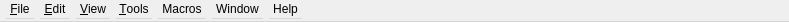
<?xml version="1.0" encoding="UTF-8"?>
<ui version="4.0">
 <class>GlobalMenuBar</class>
  <widget class="QMenuBar" name="GlobalMenuBar">
   <property name="geometry">
    <rect>
     <x>0</x>
     <y>0</y>
     <width>789</width>
     <height>22</height>
    </rect>
   </property>
   <widget class="QMenu" name="menuFile">
    <property name="title">
     <string>&amp;File</string>
    </property>
    <widget class="RecentFilesMenu" name="menuRecentFiles">
     <property name="title">
      <string>Open Recent</string>
     </property>
    </widget>
    <addaction name="openAction"/>
    <addaction name="remoteAction"/>
    <addaction name="menuRecentFiles"/>
    <addaction name="separator"/>
    <addaction name="saveAsAction"/>
    <addaction name="separator"/>
    <addaction name="saveCorpus"/>
    <addaction name="xmlExportAction"/>
    <addaction name="pdfExportAction"/>
    <addaction name="printAction"/>
    <addaction name="separator"/>
    <addaction name="quitAction"/>
   </widget>
   <widget class="QMenu" name="menuEdit">
    <property name="title">
     <string>&amp;Edit</string>
    </property>
    <addaction name="focusFilterAction"/>
    <addaction name="focusHighlightAction"/>
    <addaction name="separator"/>
    <addaction name="globalCopyAction"/>
    <addaction name="globalCutAction"/>
    <addaction name="globalPasteAction"/>
    <addaction name="separator"/>
    <addaction name="preferencesAction"/>
   </widget>
   <widget class="QMenu" name="menuView">
    <property name="title">
     <string>&amp;View</string>
    </property>
    <addaction name="previousAction"/>
    <addaction name="nextAction"/>
    <addaction name="separator"/>
    <addaction name="fitAction"/>
    <addaction name="zoomInAction"/>
    <addaction name="zoomOutAction"/>
    <addaction name="separator"/>
    <addaction name="previousTreeNodeAction"/>
    <addaction name="nextTreeNodeAction"/>
    <addaction name="separator"/>
    <addaction name="inspectorAction"/>
    <addaction name="toolbarAction"/>
    <addaction name="separator"/>
    <addaction name="toggleFullScreenAction"/>
   </widget>
   <widget class="QMenu" name="menuTools">
    <property name="title">
     <string>&amp;Tools</string>
    </property>
    <widget class="QMenu" name="menuConvertCorpus">
     <property name="title">
      <string>Convert corpus</string>
     </property>
     <addaction name="convertDirectoryCorpusAction"/>
     <addaction name="convertCompactCorpusAction"/>
    </widget>
    <addaction name="webserviceAction"/>
    <addaction name="menuConvertCorpus"/>
    <addaction name="separator"/>
    <addaction name="clearHistoryAction"/>
    <addaction name="separator"/>
    <addaction name="checkForUpdatesAction"/>
   </widget>
   <widget class="QMenu" name="menuHelp">
    <property name="title">
     <string>Help</string>
    </property>
    <addaction name="helpAction"/>
    <addaction name="cookbookAction"/>
    <addaction name="aboutAction"/>
   </widget>
   <widget class="DactMacrosMenu" name="menuMacros">
    <property name="title">
     <string>Macros</string>
    </property>
    <addaction name="separator"/>
    <addaction name="loadMacrosAction"/>
   </widget>
   <widget class="QMenu" name="menuWindow">
    <property name="title">
     <string>Window</string>
    </property>
    <addaction name="minimizeAction"/>
   </widget>
   <addaction name="menuFile"/>
   <addaction name="menuEdit"/>
   <addaction name="menuView"/>
   <addaction name="menuTools"/>
   <addaction name="menuMacros"/>
   <addaction name="menuWindow"/>
   <addaction name="menuHelp"/>
  <action name="quitAction">
   <property name="text">
    <string>&amp;Quit</string>
   </property>
   <property name="shortcut">
    <string>Ctrl+Q</string>
   </property>
   <property name="iconVisibleInMenu">
    <bool>false</bool>
   </property>
  </action>
  <action name="fitAction">
   <property name="icon">
    <iconset resource="../resources/dact.qrc">
     <normaloff>:/icons/viewmagfit.png</normaloff>:/icons/viewmagfit.png</iconset>
   </property>
   <property name="text">
    <string>Fit</string>
   </property>
   <property name="toolTip">
    <string>Fit tree to tree view (Ctrl+0)</string>
   </property>
   <property name="shortcut">
    <string>Ctrl+0</string>
   </property>
   <property name="iconVisibleInMenu">
    <bool>false</bool>
   </property>
  </action>
  <action name="zoomInAction">
   <property name="icon">
    <iconset resource="../resources/dact.qrc">
     <normaloff>:/icons/viewmag+.png</normaloff>:/icons/viewmag+.png</iconset>
   </property>
   <property name="text">
    <string>Zoom in</string>
   </property>
   <property name="toolTip">
    <string>Zoom in on tree (Ctrl+=)</string>
   </property>
   <property name="shortcut">
    <string>Ctrl+=</string>
   </property>
   <property name="iconVisibleInMenu">
    <bool>false</bool>
   </property>
  </action>
  <action name="zoomOutAction">
   <property name="icon">
    <iconset resource="../resources/dact.qrc">
     <normaloff>:/icons/viewmag-.png</normaloff>:/icons/viewmag-.png</iconset>
   </property>
   <property name="text">
    <string>Zoom out</string>
   </property>
   <property name="toolTip">
    <string>Zoom out (Ctrl+-)</string>
   </property>
   <property name="shortcut">
    <string>Ctrl+-</string>
   </property>
   <property name="iconVisibleInMenu">
    <bool>false</bool>
   </property>
  </action>
  <action name="nextTreeNodeAction">
   <property name="enabled">
    <bool>false</bool>
   </property>
   <property name="icon">
    <iconset resource="../resources/dact.qrc">
     <normaloff>:/icons/1rightarrow.png</normaloff>:/icons/1rightarrow.png</iconset>
   </property>
   <property name="text">
    <string>Next node</string>
   </property>
   <property name="toolTip">
    <string>Next node (Ctrl+Right)</string>
   </property>
   <property name="shortcut">
    <string>Ctrl+Right</string>
   </property>
   <property name="iconVisibleInMenu">
    <bool>false</bool>
   </property>
  </action>
  <action name="previousTreeNodeAction">
   <property name="enabled">
    <bool>false</bool>
   </property>
   <property name="icon">
    <iconset resource="../resources/dact.qrc">
     <normaloff>:/icons/1leftarrow.png</normaloff>:/icons/1leftarrow.png</iconset>
   </property>
   <property name="text">
    <string>Previous node</string>
   </property>
   <property name="toolTip">
    <string>Previous node (Ctrl+Left)</string>
   </property>
   <property name="shortcut">
    <string>Ctrl+Left</string>
   </property>
   <property name="iconVisibleInMenu">
    <bool>false</bool>
   </property>
  </action>
  <action name="nextAction">
   <property name="icon">
    <iconset resource="../resources/dact.qrc">
     <normaloff>:/icons/next.png</normaloff>:/icons/next.png</iconset>
   </property>
   <property name="text">
    <string>Next</string>
   </property>
   <property name="toolTip">
    <string>Next sentence/tree (Ctrl+Down)</string>
   </property>
   <property name="shortcut">
    <string>Ctrl+Down</string>
   </property>
   <property name="iconVisibleInMenu">
    <bool>false</bool>
   </property>
  </action>
  <action name="previousAction">
   <property name="icon">
    <iconset resource="../resources/dact.qrc">
     <normaloff>:/icons/previous.png</normaloff>:/icons/previous.png</iconset>
   </property>
   <property name="text">
    <string>Previous</string>
   </property>
   <property name="toolTip">
    <string>Previous sentence/tree (Ctrl+Up)</string>
   </property>
   <property name="shortcut">
    <string>Ctrl+Up</string>
   </property>
   <property name="iconVisibleInMenu">
    <bool>false</bool>
   </property>
  </action>
  <action name="openAction">
   <property name="icon">
    <iconset resource="../resources/dact.qrc">
     <normaloff>:/icons/fileopen.png</normaloff>:/icons/fileopen.png</iconset>
   </property>
   <property name="text">
    <string>&amp;Open…</string>
   </property>
   <property name="shortcut">
    <string>Ctrl+O</string>
   </property>
   <property name="iconVisibleInMenu">
    <bool>false</bool>
   </property>
  </action>
  <action name="printAction">
   <property name="icon">
    <iconset resource="../resources/dact.qrc">
     <normaloff>:/icons/fileprint.png</normaloff>:/icons/fileprint.png</iconset>
   </property>
   <property name="text">
    <string>&amp;Print…</string>
   </property>
   <property name="iconVisibleInMenu">
    <bool>false</bool>
   </property>
  </action>
  <action name="xmlExportAction">
   <property name="text">
    <string>Export to XML…</string>
   </property>
  </action>
  <action name="pdfExportAction">
   <property name="icon">
    <iconset resource="../resources/dact.qrc">
     <normaloff>:/icons/pdf.png</normaloff>:/icons/pdf.png</iconset>
   </property>
   <property name="text">
    <string>Export to PDF…</string>
   </property>
   <property name="iconVisibleInMenu">
    <bool>false</bool>
   </property>
  </action>
  <action name="aboutAction">
   <property name="text">
    <string>About</string>
   </property>
  </action>
  <action name="helpAction">
   <property name="text">
    <string>Help</string>
   </property>
   <property name="shortcut">
    <string>F1</string>
   </property>
  </action>
  <action name="remoteAction">
   <property name="text">
    <string>Open &amp;Remote…</string>
   </property>
   <property name="shortcut">
    <string>Ctrl+R</string>
   </property>
  </action>
  <action name="saveAsAction">
   <property name="text">
    <string>&amp;Save as…</string>
   </property>
   <property name="shortcut">
    <string>Ctrl+S</string>
   </property>
  </action>
  <action name="saveCorpus">
   <property name="text">
    <string>Export to corpus…</string>
   </property>
  </action>
  <action name="preferencesAction">
   <property name="text">
    <string>Preferences</string>
   </property>
   <property name="shortcut">
    <string>Ctrl+,</string>
   </property>
  </action>
  <action name="focusFilterAction">
   <property name="text">
    <string>Filter</string>
   </property>
   <property name="shortcut">
    <string>Ctrl+F</string>
   </property>
  </action>
  <action name="focusHighlightAction">
   <property name="text">
    <string>Highlight</string>
   </property>
   <property name="shortcut">
    <string>Ctrl+Shift+H</string>
   </property>
  </action>
  <action name="inspectorAction">
   <property name="checkable">
    <bool>true</bool>
   </property>
   <property name="icon">
    <iconset resource="../resources/dact.qrc">
     <normaloff>:/icons/documentinfo.png</normaloff>:/icons/documentinfo.png</iconset>
   </property>
   <property name="text">
    <string>Inspector</string>
   </property>
   <property name="toolTip">
    <string>Show node inspector</string>
   </property>
   <property name="shortcut">
    <string>Ctrl+I</string>
   </property>
   <property name="iconVisibleInMenu">
    <bool>false</bool>
   </property>
  </action>
  <action name="webserviceAction">
   <property name="text">
    <string>Parse sentences...</string>
   </property>
  </action>
  <action name="filterOnAttributeAction">
   <property name="text">
    <string>Filter on attribute</string>
   </property>
  </action>
  <action name="loadMacrosAction">
   <property name="text">
    <string>Load file…</string>
   </property>
  </action>
  <action name="globalCopyAction">
   <property name="text">
    <string>Copy</string>
   </property>
  </action>
  <action name="globalCutAction">
   <property name="text">
    <string>Cut</string>
   </property>
  </action>
  <action name="globalPasteAction">
   <property name="text">
    <string>Paste</string>
   </property>
  </action>
  <action name="clearHistoryAction">
   <property name="text">
    <string>Clear query history</string>
   </property>
  </action>
  <action name="minimizeAction">
   <property name="text">
    <string>Minimize</string>
   </property>
   <property name="shortcut">
    <string>Ctrl+M</string>
   </property>
  </action>
  <action name="toolbarAction">
   <property name="checkable">
    <bool>true</bool>
   </property>
   <property name="text">
    <string>Toolbar</string>
   </property>
   <property name="shortcut">
    <string>Ctrl+T</string>
   </property>
  </action>
  <action name="actionConvert_corpus">
   <property name="text">
    <string>Convert corpus…</string>
   </property>
  </action>
  <action name="convertDirectoryCorpusAction">
   <property name="text">
    <string>Directory corpus…</string>
   </property>
  </action>
  <action name="convertCompactCorpusAction">
   <property name="text">
    <string>Compact corpus…</string>
   </property>
  </action>
  <action name="cookbookAction">
   <property name="text">
    <string>Cookbook</string>
   </property>
  </action>
  <action name="toggleFullScreenAction">
   <property name="text">
    <string>Toggle Full Screen</string>
   </property>
   <property name="shortcut">
    <string>Meta+Ctrl+F</string>
   </property>
  </action>
  <action name="checkForUpdatesAction">
   <property name="text">
    <string>Check for updates</string>
   </property>
   <property name="visible">
    <bool>false</bool>
   </property>
  </action>
 </widget>
 <resources>
  <include location="../resources/dact.qrc"/>
 </resources>
 <customwidgets>
   <customwidget>
   <class>RecentFilesMenu</class>
   <extends>QMenu</extends>
   <header>RecentFilesMenu.hh</header>
  </customwidget>
  <customwidget>
   <class>DactMacrosMenu</class>
   <extends>QMenu</extends>
   <header>DactMacrosMenu.hh</header>
  </customwidget>
 </customwidgets>
 <connections>
  <connection>
   <sender>quitAction</sender>
   <signal>triggered()</signal>
   <receiver>MainWindow</receiver>
   <slot>close()</slot>
   <hints>
    <hint type="sourcelabel">
     <x>-1</x>
     <y>-1</y>
    </hint>
    <hint type="destinationlabel">
     <x>394</x>
     <y>329</y>
    </hint>
   </hints>
  </connection>
  <connection>
   <sender>inspectorAction</sender>
   <signal>toggled(bool)</signal>
   <receiver>MainWindow</receiver>
   <slot>setInspectorVisible(bool)</slot>
   <hints>
    <hint type="sourcelabel">
     <x>-1</x>
     <y>-1</y>
    </hint>
    <hint type="destinationlabel">
     <x>749</x>
     <y>360</y>
    </hint>
   </hints>
  </connection>
  <connection>
   <sender>clearHistoryAction</sender>
   <signal>triggered()</signal>
   <receiver>MainWindow</receiver>
   <slot>clearQueryHistory()</slot>
   <hints>
    <hint type="sourcelabel">
     <x>-1</x>
     <y>-1</y>
    </hint>
    <hint type="destinationlabel">
     <x>20</x>
     <y>20</y>
    </hint>
   </hints>
  </connection>
  <connection>
   <sender>minimizeAction</sender>
   <signal>triggered()</signal>
   <receiver>MainWindow</receiver>
   <slot>showMinimized()</slot>
   <hints>
    <hint type="sourcelabel">
     <x>-1</x>
     <y>-1</y>
    </hint>
    <hint type="destinationlabel">
     <x>394</x>
     <y>329</y>
    </hint>
   </hints>
  </connection>
  <connection>
   <sender>cookbookAction</sender>
   <signal>triggered()</signal>
   <receiver>MainWindow</receiver>
   <slot>openCookbook()</slot>
   <hints>
    <hint type="sourcelabel">
     <x>-1</x>
     <y>-1</y>
    </hint>
    <hint type="destinationlabel">
     <x>20</x>
     <y>20</y>
    </hint>
   </hints>
  </connection>
  <connection>
   <sender>toggleFullScreenAction</sender>
   <signal>triggered()</signal>
   <receiver>MainWindow</receiver>
   <slot>toggleFullScreen()</slot>
   <hints>
    <hint type="sourcelabel">
     <x>-1</x>
     <y>-1</y>
    </hint>
    <hint type="destinationlabel">
     <x>20</x>
     <y>20</y>
    </hint>
   </hints>
  </connection>
  <connection>
   <sender>checkForUpdatesAction</sender>
   <signal>triggered()</signal>
   <receiver>MainWindow</receiver>
   <slot>checkForUpdates()</slot>
  </connection>
 </connections>
</ui>
